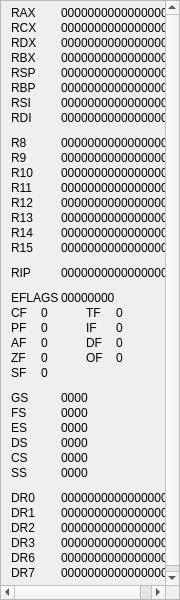
<?xml version="1.0" encoding="UTF-8"?>
<ui version="4.0">
 <class>RegistersView</class>
 <widget class="QWidget" name="RegistersView">
  <property name="geometry">
   <rect>
    <x>0</x>
    <y>0</y>
    <width>180</width>
    <height>600</height>
   </rect>
  </property>
  <property name="windowTitle">
   <string>Form</string>
  </property>
  <layout class="QVBoxLayout" name="verticalLayout">
   <property name="spacing">
    <number>0</number>
   </property>
   <property name="leftMargin">
    <number>0</number>
   </property>
   <property name="topMargin">
    <number>0</number>
   </property>
   <property name="rightMargin">
    <number>0</number>
   </property>
   <property name="bottomMargin">
    <number>0</number>
   </property>
   <item>
    <widget class="QScrollArea" name="scrollArea">
     <property name="widgetResizable">
      <bool>true</bool>
     </property>
     <widget class="QWidget" name="scrollAreaWidgetContents">
      <property name="geometry">
       <rect>
        <x>0</x>
        <y>0</y>
        <width>178</width>
        <height>590</height>
       </rect>
      </property>
      <property name="minimumSize">
       <size>
        <width>178</width>
        <height>590</height>
       </size>
      </property>
      <property name="maximumSize">
       <size>
        <width>178</width>
        <height>590</height>
       </size>
      </property>
      <widget class="QLabel" name="DR7RegLabel">
       <property name="geometry">
        <rect>
         <x>60</x>
         <y>565</y>
         <width>110</width>
         <height>13</height>
        </rect>
       </property>
       <property name="text">
        <string>0000000000000000</string>
       </property>
      </widget>
      <widget class="QLabel" name="AFRegLabel">
       <property name="geometry">
        <rect>
         <x>40</x>
         <y>335</y>
         <width>15</width>
         <height>13</height>
        </rect>
       </property>
       <property name="text">
        <string>0</string>
       </property>
      </widget>
      <widget class="QLabel" name="OFLabel">
       <property name="geometry">
        <rect>
         <x>85</x>
         <y>350</y>
         <width>30</width>
         <height>13</height>
        </rect>
       </property>
       <property name="text">
        <string>OF</string>
       </property>
      </widget>
      <widget class="QLabel" name="R13RegLabel">
       <property name="geometry">
        <rect>
         <x>60</x>
         <y>210</y>
         <width>110</width>
         <height>13</height>
        </rect>
       </property>
       <property name="text">
        <string>0000000000000000</string>
       </property>
      </widget>
      <widget class="QLabel" name="DR2Label">
       <property name="geometry">
        <rect>
         <x>10</x>
         <y>520</y>
         <width>50</width>
         <height>13</height>
        </rect>
       </property>
       <property name="text">
        <string>DR2</string>
       </property>
      </widget>
      <widget class="QLabel" name="R11Label">
       <property name="geometry">
        <rect>
         <x>10</x>
         <y>180</y>
         <width>50</width>
         <height>13</height>
        </rect>
       </property>
       <property name="text">
        <string>R11</string>
       </property>
      </widget>
      <widget class="QLabel" name="DR1Label">
       <property name="geometry">
        <rect>
         <x>10</x>
         <y>505</y>
         <width>50</width>
         <height>13</height>
        </rect>
       </property>
       <property name="text">
        <string>DR1</string>
       </property>
      </widget>
      <widget class="QLabel" name="SSLabel">
       <property name="geometry">
        <rect>
         <x>10</x>
         <y>465</y>
         <width>50</width>
         <height>13</height>
        </rect>
       </property>
       <property name="text">
        <string>SS</string>
       </property>
      </widget>
      <widget class="QLabel" name="DR3RegLabel">
       <property name="geometry">
        <rect>
         <x>60</x>
         <y>535</y>
         <width>110</width>
         <height>13</height>
        </rect>
       </property>
       <property name="text">
        <string>0000000000000000</string>
       </property>
      </widget>
      <widget class="QLabel" name="R8RegLabel">
       <property name="geometry">
        <rect>
         <x>60</x>
         <y>135</y>
         <width>110</width>
         <height>13</height>
        </rect>
       </property>
       <property name="text">
        <string>0000000000000000</string>
       </property>
      </widget>
      <widget class="QLabel" name="R14RegLabel">
       <property name="geometry">
        <rect>
         <x>60</x>
         <y>225</y>
         <width>110</width>
         <height>13</height>
        </rect>
       </property>
       <property name="text">
        <string>0000000000000000</string>
       </property>
      </widget>
      <widget class="QLabel" name="DFLabel">
       <property name="geometry">
        <rect>
         <x>85</x>
         <y>335</y>
         <width>30</width>
         <height>13</height>
        </rect>
       </property>
       <property name="text">
        <string>DF</string>
       </property>
      </widget>
      <widget class="QLabel" name="R11RegLabel">
       <property name="geometry">
        <rect>
         <x>60</x>
         <y>180</y>
         <width>110</width>
         <height>13</height>
        </rect>
       </property>
       <property name="text">
        <string>0000000000000000</string>
       </property>
      </widget>
      <widget class="QLabel" name="GSLabel">
       <property name="geometry">
        <rect>
         <x>10</x>
         <y>390</y>
         <width>50</width>
         <height>13</height>
        </rect>
       </property>
       <property name="text">
        <string>GS</string>
       </property>
      </widget>
      <widget class="QLabel" name="SFRegLabel">
       <property name="geometry">
        <rect>
         <x>40</x>
         <y>365</y>
         <width>15</width>
         <height>13</height>
        </rect>
       </property>
       <property name="text">
        <string>0</string>
       </property>
      </widget>
      <widget class="QLabel" name="TFRegLabel">
       <property name="geometry">
        <rect>
         <x>115</x>
         <y>305</y>
         <width>15</width>
         <height>13</height>
        </rect>
       </property>
       <property name="text">
        <string>0</string>
       </property>
      </widget>
      <widget class="QLabel" name="BXRegLabel">
       <property name="geometry">
        <rect>
         <x>60</x>
         <y>50</y>
         <width>110</width>
         <height>13</height>
        </rect>
       </property>
       <property name="text">
        <string>0000000000000000</string>
       </property>
      </widget>
      <widget class="QLabel" name="R10Label">
       <property name="geometry">
        <rect>
         <x>10</x>
         <y>165</y>
         <width>50</width>
         <height>13</height>
        </rect>
       </property>
       <property name="text">
        <string>R10</string>
       </property>
      </widget>
      <widget class="QLabel" name="DSLabel">
       <property name="geometry">
        <rect>
         <x>10</x>
         <y>435</y>
         <width>50</width>
         <height>13</height>
        </rect>
       </property>
       <property name="text">
        <string>DS</string>
       </property>
      </widget>
      <widget class="QLabel" name="ESLabel">
       <property name="geometry">
        <rect>
         <x>10</x>
         <y>420</y>
         <width>50</width>
         <height>13</height>
        </rect>
       </property>
       <property name="text">
        <string>ES</string>
       </property>
      </widget>
      <widget class="QLabel" name="DR0Label">
       <property name="geometry">
        <rect>
         <x>10</x>
         <y>490</y>
         <width>50</width>
         <height>13</height>
        </rect>
       </property>
       <property name="text">
        <string>DR0</string>
       </property>
      </widget>
      <widget class="QLabel" name="DR2RegLabel">
       <property name="geometry">
        <rect>
         <x>60</x>
         <y>520</y>
         <width>110</width>
         <height>13</height>
        </rect>
       </property>
       <property name="text">
        <string>0000000000000000</string>
       </property>
      </widget>
      <widget class="QLabel" name="FSRegLabel">
       <property name="geometry">
        <rect>
         <x>60</x>
         <y>405</y>
         <width>40</width>
         <height>13</height>
        </rect>
       </property>
       <property name="text">
        <string>0000</string>
       </property>
      </widget>
      <widget class="QLabel" name="CFRegLabel">
       <property name="geometry">
        <rect>
         <x>40</x>
         <y>305</y>
         <width>15</width>
         <height>13</height>
        </rect>
       </property>
       <property name="text">
        <string>0</string>
       </property>
      </widget>
      <widget class="QLabel" name="SPRegLabel">
       <property name="geometry">
        <rect>
         <x>60</x>
         <y>65</y>
         <width>110</width>
         <height>13</height>
        </rect>
       </property>
       <property name="text">
        <string>0000000000000000</string>
       </property>
      </widget>
      <widget class="QLabel" name="GSRegLabel">
       <property name="geometry">
        <rect>
         <x>60</x>
         <y>390</y>
         <width>40</width>
         <height>13</height>
        </rect>
       </property>
       <property name="text">
        <string>0000</string>
       </property>
      </widget>
      <widget class="QLabel" name="R12Label">
       <property name="geometry">
        <rect>
         <x>10</x>
         <y>195</y>
         <width>50</width>
         <height>13</height>
        </rect>
       </property>
       <property name="text">
        <string>R12</string>
       </property>
      </widget>
      <widget class="QLabel" name="SSRegLabel">
       <property name="geometry">
        <rect>
         <x>60</x>
         <y>465</y>
         <width>40</width>
         <height>13</height>
        </rect>
       </property>
       <property name="text">
        <string>0000</string>
       </property>
      </widget>
      <widget class="QLabel" name="DR3Label">
       <property name="geometry">
        <rect>
         <x>10</x>
         <y>535</y>
         <width>50</width>
         <height>13</height>
        </rect>
       </property>
       <property name="text">
        <string>DR3</string>
       </property>
      </widget>
      <widget class="QLabel" name="DSRegLabel">
       <property name="geometry">
        <rect>
         <x>60</x>
         <y>435</y>
         <width>40</width>
         <height>13</height>
        </rect>
       </property>
       <property name="text">
        <string>0000</string>
       </property>
      </widget>
      <widget class="QLabel" name="R14Label">
       <property name="geometry">
        <rect>
         <x>10</x>
         <y>225</y>
         <width>50</width>
         <height>13</height>
        </rect>
       </property>
       <property name="text">
        <string>R14</string>
       </property>
      </widget>
      <widget class="QLabel" name="ESRegLabel">
       <property name="geometry">
        <rect>
         <x>60</x>
         <y>420</y>
         <width>40</width>
         <height>13</height>
        </rect>
       </property>
       <property name="text">
        <string>0000</string>
       </property>
      </widget>
      <widget class="QLabel" name="DIRegLabel">
       <property name="geometry">
        <rect>
         <x>60</x>
         <y>110</y>
         <width>110</width>
         <height>13</height>
        </rect>
       </property>
       <property name="text">
        <string>0000000000000000</string>
       </property>
      </widget>
      <widget class="QLabel" name="TFLabel">
       <property name="geometry">
        <rect>
         <x>85</x>
         <y>305</y>
         <width>30</width>
         <height>13</height>
        </rect>
       </property>
       <property name="text">
        <string>TF</string>
       </property>
      </widget>
      <widget class="QLabel" name="AFLabel">
       <property name="geometry">
        <rect>
         <x>10</x>
         <y>335</y>
         <width>30</width>
         <height>13</height>
        </rect>
       </property>
       <property name="text">
        <string>AF</string>
       </property>
      </widget>
      <widget class="QLabel" name="ZFLabel">
       <property name="geometry">
        <rect>
         <x>10</x>
         <y>350</y>
         <width>30</width>
         <height>13</height>
        </rect>
       </property>
       <property name="text">
        <string>ZF</string>
       </property>
      </widget>
      <widget class="QLabel" name="CSRegLabel">
       <property name="geometry">
        <rect>
         <x>60</x>
         <y>450</y>
         <width>40</width>
         <height>13</height>
        </rect>
       </property>
       <property name="text">
        <string>0000</string>
       </property>
      </widget>
      <widget class="QLabel" name="R9Label">
       <property name="geometry">
        <rect>
         <x>10</x>
         <y>150</y>
         <width>50</width>
         <height>13</height>
        </rect>
       </property>
       <property name="text">
        <string>R9</string>
       </property>
      </widget>
      <widget class="QLabel" name="R8Label">
       <property name="geometry">
        <rect>
         <x>10</x>
         <y>135</y>
         <width>50</width>
         <height>13</height>
        </rect>
       </property>
       <property name="text">
        <string>R8</string>
       </property>
      </widget>
      <widget class="QLabel" name="R13Label">
       <property name="geometry">
        <rect>
         <x>10</x>
         <y>210</y>
         <width>50</width>
         <height>13</height>
        </rect>
       </property>
       <property name="text">
        <string>R13</string>
       </property>
      </widget>
      <widget class="QLabel" name="IFRegLabel">
       <property name="geometry">
        <rect>
         <x>115</x>
         <y>320</y>
         <width>15</width>
         <height>13</height>
        </rect>
       </property>
       <property name="text">
        <string>0</string>
       </property>
      </widget>
      <widget class="QLabel" name="DXLabel">
       <property name="geometry">
        <rect>
         <x>10</x>
         <y>35</y>
         <width>50</width>
         <height>13</height>
        </rect>
       </property>
       <property name="text">
        <string>RDX</string>
       </property>
      </widget>
      <widget class="QLabel" name="IPLabel">
       <property name="geometry">
        <rect>
         <x>10</x>
         <y>265</y>
         <width>50</width>
         <height>13</height>
        </rect>
       </property>
       <property name="text">
        <string>RIP</string>
       </property>
      </widget>
      <widget class="QLabel" name="FSLabel">
       <property name="geometry">
        <rect>
         <x>10</x>
         <y>405</y>
         <width>50</width>
         <height>13</height>
        </rect>
       </property>
       <property name="text">
        <string>FS</string>
       </property>
      </widget>
      <widget class="QLabel" name="DR7Label">
       <property name="geometry">
        <rect>
         <x>10</x>
         <y>565</y>
         <width>50</width>
         <height>13</height>
        </rect>
       </property>
       <property name="text">
        <string>DR7</string>
       </property>
      </widget>
      <widget class="QLabel" name="PFLabel">
       <property name="geometry">
        <rect>
         <x>10</x>
         <y>320</y>
         <width>30</width>
         <height>13</height>
        </rect>
       </property>
       <property name="text">
        <string>PF</string>
       </property>
      </widget>
      <widget class="QLabel" name="AXRegLabel">
       <property name="geometry">
        <rect>
         <x>60</x>
         <y>5</y>
         <width>110</width>
         <height>13</height>
        </rect>
       </property>
       <property name="text">
        <string>0000000000000000</string>
       </property>
      </widget>
      <widget class="QLabel" name="BPLabel">
       <property name="geometry">
        <rect>
         <x>10</x>
         <y>80</y>
         <width>50</width>
         <height>13</height>
        </rect>
       </property>
       <property name="text">
        <string>RBP</string>
       </property>
      </widget>
      <widget class="QLabel" name="FLAGSRegLabel">
       <property name="geometry">
        <rect>
         <x>60</x>
         <y>290</y>
         <width>60</width>
         <height>13</height>
        </rect>
       </property>
       <property name="text">
        <string>00000000</string>
       </property>
      </widget>
      <widget class="QLabel" name="DXRegLabel">
       <property name="geometry">
        <rect>
         <x>60</x>
         <y>35</y>
         <width>110</width>
         <height>13</height>
        </rect>
       </property>
       <property name="text">
        <string>0000000000000000</string>
       </property>
      </widget>
      <widget class="QLabel" name="R9RegLabel">
       <property name="geometry">
        <rect>
         <x>60</x>
         <y>150</y>
         <width>110</width>
         <height>13</height>
        </rect>
       </property>
       <property name="text">
        <string>0000000000000000</string>
       </property>
      </widget>
      <widget class="QLabel" name="CSLabel">
       <property name="geometry">
        <rect>
         <x>10</x>
         <y>450</y>
         <width>50</width>
         <height>13</height>
        </rect>
       </property>
       <property name="text">
        <string>CS</string>
       </property>
      </widget>
      <widget class="QLabel" name="CXRegLabel">
       <property name="geometry">
        <rect>
         <x>60</x>
         <y>20</y>
         <width>110</width>
         <height>13</height>
        </rect>
       </property>
       <property name="text">
        <string>0000000000000000</string>
       </property>
      </widget>
      <widget class="QLabel" name="SILabel">
       <property name="geometry">
        <rect>
         <x>10</x>
         <y>95</y>
         <width>50</width>
         <height>13</height>
        </rect>
       </property>
       <property name="text">
        <string>RSI</string>
       </property>
      </widget>
      <widget class="QLabel" name="R15Label">
       <property name="geometry">
        <rect>
         <x>10</x>
         <y>240</y>
         <width>50</width>
         <height>13</height>
        </rect>
       </property>
       <property name="text">
        <string>R15</string>
       </property>
      </widget>
      <widget class="QLabel" name="PFRegLabel">
       <property name="geometry">
        <rect>
         <x>40</x>
         <y>320</y>
         <width>15</width>
         <height>13</height>
        </rect>
       </property>
       <property name="text">
        <string>0</string>
       </property>
      </widget>
      <widget class="QLabel" name="DR1RegLabel">
       <property name="geometry">
        <rect>
         <x>60</x>
         <y>505</y>
         <width>110</width>
         <height>13</height>
        </rect>
       </property>
       <property name="text">
        <string>0000000000000000</string>
       </property>
      </widget>
      <widget class="QLabel" name="DR6RegLabel">
       <property name="geometry">
        <rect>
         <x>60</x>
         <y>550</y>
         <width>110</width>
         <height>13</height>
        </rect>
       </property>
       <property name="text">
        <string>0000000000000000</string>
       </property>
      </widget>
      <widget class="QLabel" name="BXLabel">
       <property name="geometry">
        <rect>
         <x>10</x>
         <y>50</y>
         <width>50</width>
         <height>13</height>
        </rect>
       </property>
       <property name="text">
        <string>RBX</string>
       </property>
      </widget>
      <widget class="QLabel" name="DILabel">
       <property name="geometry">
        <rect>
         <x>10</x>
         <y>110</y>
         <width>50</width>
         <height>13</height>
        </rect>
       </property>
       <property name="text">
        <string>RDI</string>
       </property>
      </widget>
      <widget class="QLabel" name="DR0RegLabel">
       <property name="geometry">
        <rect>
         <x>60</x>
         <y>490</y>
         <width>110</width>
         <height>13</height>
        </rect>
       </property>
       <property name="text">
        <string>0000000000000000</string>
       </property>
      </widget>
      <widget class="QLabel" name="ZFRegLabel">
       <property name="geometry">
        <rect>
         <x>40</x>
         <y>350</y>
         <width>15</width>
         <height>13</height>
        </rect>
       </property>
       <property name="text">
        <string>0</string>
       </property>
      </widget>
      <widget class="QLabel" name="IFLabel">
       <property name="geometry">
        <rect>
         <x>85</x>
         <y>320</y>
         <width>30</width>
         <height>13</height>
        </rect>
       </property>
       <property name="text">
        <string>IF</string>
       </property>
      </widget>
      <widget class="QLabel" name="SPLabel">
       <property name="geometry">
        <rect>
         <x>10</x>
         <y>65</y>
         <width>50</width>
         <height>13</height>
        </rect>
       </property>
       <property name="text">
        <string>RSP</string>
       </property>
      </widget>
      <widget class="QLabel" name="OFRegLabel">
       <property name="geometry">
        <rect>
         <x>115</x>
         <y>350</y>
         <width>15</width>
         <height>13</height>
        </rect>
       </property>
       <property name="text">
        <string>0</string>
       </property>
      </widget>
      <widget class="QLabel" name="SIRegLabel">
       <property name="geometry">
        <rect>
         <x>60</x>
         <y>95</y>
         <width>110</width>
         <height>13</height>
        </rect>
       </property>
       <property name="text">
        <string>0000000000000000</string>
       </property>
      </widget>
      <widget class="QLabel" name="IPRegLabel">
       <property name="geometry">
        <rect>
         <x>60</x>
         <y>265</y>
         <width>110</width>
         <height>13</height>
        </rect>
       </property>
       <property name="text">
        <string>0000000000000000</string>
       </property>
      </widget>
      <widget class="QLabel" name="CXLabel">
       <property name="geometry">
        <rect>
         <x>10</x>
         <y>20</y>
         <width>50</width>
         <height>13</height>
        </rect>
       </property>
       <property name="text">
        <string>RCX</string>
       </property>
      </widget>
      <widget class="QLabel" name="R12RegLabel">
       <property name="geometry">
        <rect>
         <x>60</x>
         <y>195</y>
         <width>110</width>
         <height>13</height>
        </rect>
       </property>
       <property name="text">
        <string>0000000000000000</string>
       </property>
      </widget>
      <widget class="QLabel" name="R10RegLabel">
       <property name="geometry">
        <rect>
         <x>60</x>
         <y>165</y>
         <width>110</width>
         <height>13</height>
        </rect>
       </property>
       <property name="text">
        <string>0000000000000000</string>
       </property>
      </widget>
      <widget class="QLabel" name="SFLabel">
       <property name="geometry">
        <rect>
         <x>10</x>
         <y>365</y>
         <width>30</width>
         <height>13</height>
        </rect>
       </property>
       <property name="text">
        <string>SF</string>
       </property>
      </widget>
      <widget class="QLabel" name="CFLabel">
       <property name="geometry">
        <rect>
         <x>10</x>
         <y>305</y>
         <width>30</width>
         <height>13</height>
        </rect>
       </property>
       <property name="text">
        <string>CF</string>
       </property>
      </widget>
      <widget class="QLabel" name="FLAGSLabel">
       <property name="geometry">
        <rect>
         <x>10</x>
         <y>290</y>
         <width>50</width>
         <height>13</height>
        </rect>
       </property>
       <property name="text">
        <string>EFLAGS</string>
       </property>
      </widget>
      <widget class="QLabel" name="BPRegLabel">
       <property name="geometry">
        <rect>
         <x>60</x>
         <y>80</y>
         <width>110</width>
         <height>13</height>
        </rect>
       </property>
       <property name="text">
        <string>0000000000000000</string>
       </property>
      </widget>
      <widget class="QLabel" name="R15RegLabel">
       <property name="geometry">
        <rect>
         <x>60</x>
         <y>240</y>
         <width>110</width>
         <height>13</height>
        </rect>
       </property>
       <property name="text">
        <string>0000000000000000</string>
       </property>
      </widget>
      <widget class="QLabel" name="AXLabel">
       <property name="geometry">
        <rect>
         <x>10</x>
         <y>5</y>
         <width>50</width>
         <height>13</height>
        </rect>
       </property>
       <property name="text">
        <string>RAX</string>
       </property>
      </widget>
      <widget class="QLabel" name="DFRegLabel">
       <property name="geometry">
        <rect>
         <x>115</x>
         <y>335</y>
         <width>15</width>
         <height>13</height>
        </rect>
       </property>
       <property name="text">
        <string>0</string>
       </property>
      </widget>
      <widget class="QLabel" name="DR6Label">
       <property name="geometry">
        <rect>
         <x>10</x>
         <y>550</y>
         <width>50</width>
         <height>13</height>
        </rect>
       </property>
       <property name="text">
        <string>DR6</string>
       </property>
      </widget>
     </widget>
    </widget>
   </item>
  </layout>
 </widget>
 <resources/>
 <connections/>
</ui>
